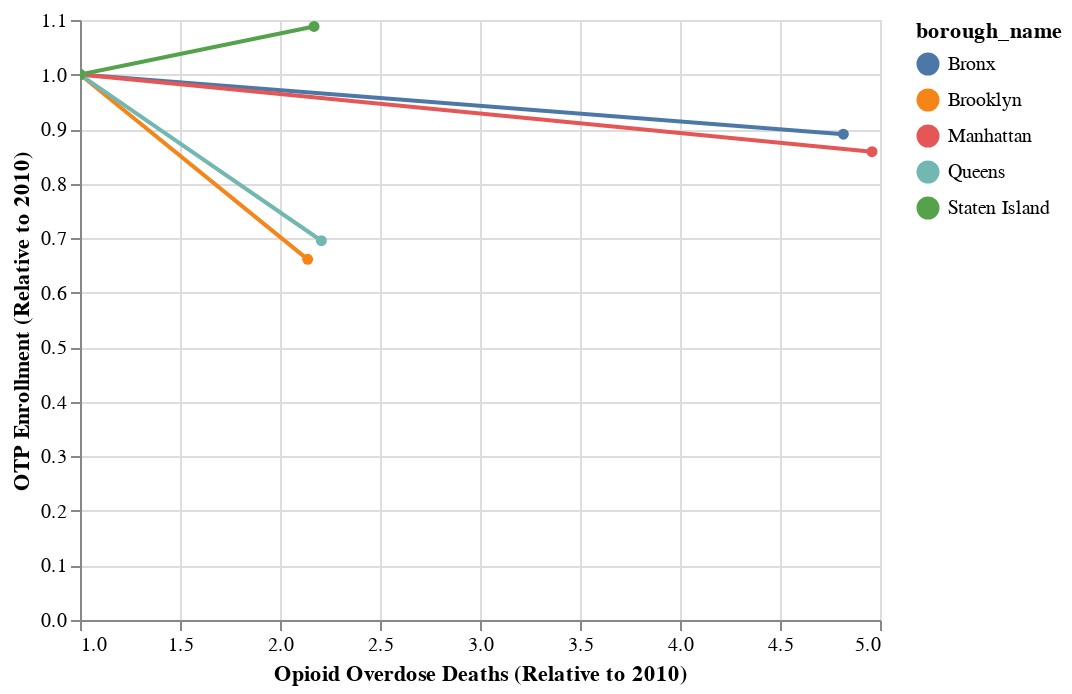

Notebook cell for this chart:
### Code cell
def normalize_to_2010(g):
    g = g.set_index('year')[['OTP Enrollment', 'Opioid Overdose Deaths']]
    return g / g.loc[2010]

enrollment_fractions_df = (
    enrollment_df[enrollment_df.year.isin([2010, 2019])]
    .groupby('borough_name')
    .apply(normalize_to_2010)
    .reset_index()
    .rename(columns={
        'OTP Enrollment': 'OTP Enrollment (Relative to 2010)',
        'Opioid Overdose Deaths': 'Opioid Overdose Deaths (Relative to 2010)',
    })
)
(altair.Chart(enrollment_fractions_df)
    .mark_line(point=altair.OverlayMarkDef())
    .encode(
        y='OTP Enrollment (Relative to 2010)',
        x='Opioid Overdose Deaths (Relative to 2010)',
        color='borough_name',
        tooltip=list(enrollment_fractions_df.columns)
    )
    .interactive()
)

### Figure 1 — Vega-Lite specification as saved in the notebook (floating-point values rounded to 4 significant figures)
{"$schema": "https://vega.github.io/schema/vega-lite/v4.17.0.json", "config": {"view": {"continuousHeight": 300, "continuousWidth": 400}}, "data": {"name": "data-2d409e844cf2469152d47e83e73590c0"}, "datasets": {"data-2d409e844cf2469152d47e83e73590c0": [{"OTP Enrollment (Relative to 2010)": 1, "Opioid Overdose Deaths (Relative to 2010)": 1, "borough_name": "Bronx", "year": 2010}, {"OTP Enrollment (Relative to 2010)": 0.8907, "Opioid Overdose Deaths (Relative to 2010)": 4.817, "borough_name": "Bronx", "year": 2019}, {"OTP Enrollment (Relative to 2010)": 1, "Opioid Overdose Deaths (Relative to 2010)": 1, "borough_name": "Brooklyn", "year": 2010}, {"OTP Enrollment (Relative to 2010)": 0.6612, "Opioid Overdose Deaths (Relative to 2010)": 2.138, "borough_name": "Brooklyn", "year": 2019}, {"OTP Enrollment (Relative to 2010)": 1, "Opioid Overdose Deaths (Relative to 2010)": 1, "borough_name": "Manhattan", "year": 2010}, {"OTP Enrollment (Relative to 2010)": 0.8586, "Opioid Overdose Deaths (Relative to 2010)": 4.96, "borough_name": "Manhattan", "year": 2019}, {"OTP Enrollment (Relative to 2010)": 1, "Opioid Overdose Deaths (Relative to 2010)": 1, "borough_name": "Queens", "year": 2010}, {"OTP Enrollment (Relative to 2010)": 0.6953, "Opioid Overdose Deaths (Relative to 2010)": 2.207, "borough_name": "Queens", "year": 2019}, {"OTP Enrollment (Relative to 2010)": 1, "Opioid Overdose Deaths (Relative to 2010)": 1, "borough_name": "Staten Island", "year": 2010}, {"OTP Enrollment (Relative to 2010)": 1.088, "Opioid Overdose Deaths (Relative to 2010)": 2.17, "borough_name": "Staten Island", "year": 2019}]}, "encoding": {"color": {"field": "borough_name", "type": "nominal"}, "tooltip": [{"field": "borough_name", "type": "nominal"}, {"field": "year", "type": "quantitative"}, {"field": "OTP Enrollment (Relative to 2010)", "type": "quantitative"}, {"field": "Opioid Overdose Deaths (Relative to 2010)", "type": "quantitative"}], "x": {"field": "Opioid Overdose Deaths (Relative to 2010)", "type": "quantitative"}, "y": {"field": "OTP Enrollment (Relative to 2010)", "type": "quantitative"}}, "mark": {"point": {}, "type": "line"}, "selection": {"selector005": {"bind": "scales", "encodings": ["x", "y"], "type": "interval"}}}
